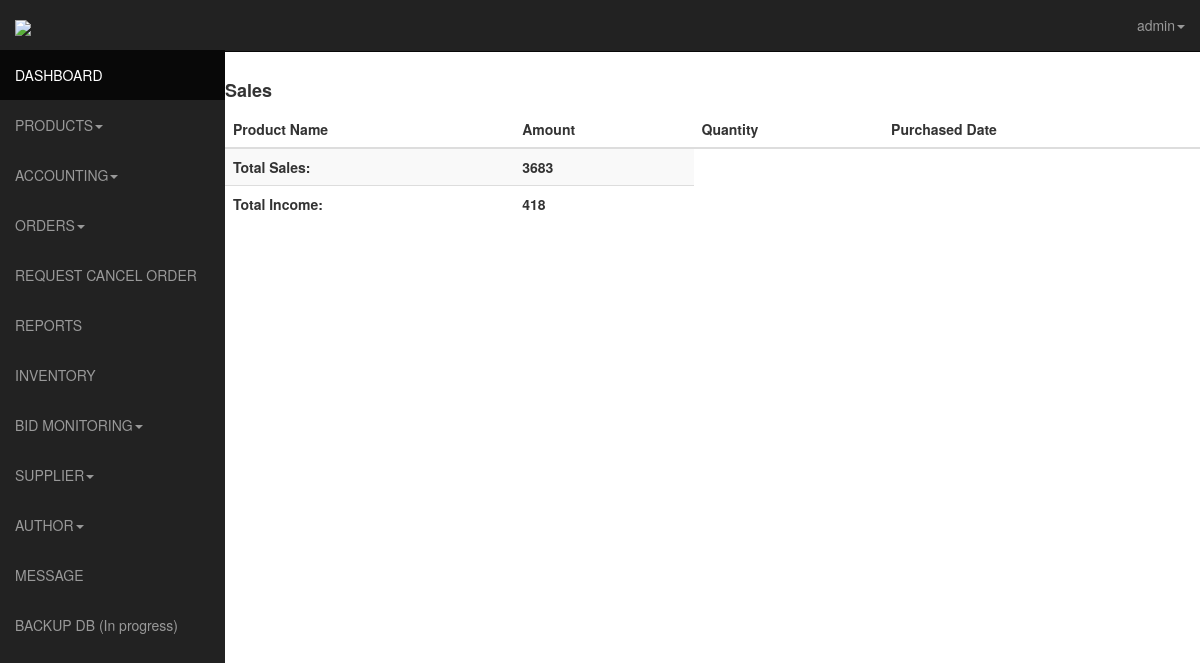
The app's page /admin/sales.php (signed in), older data.
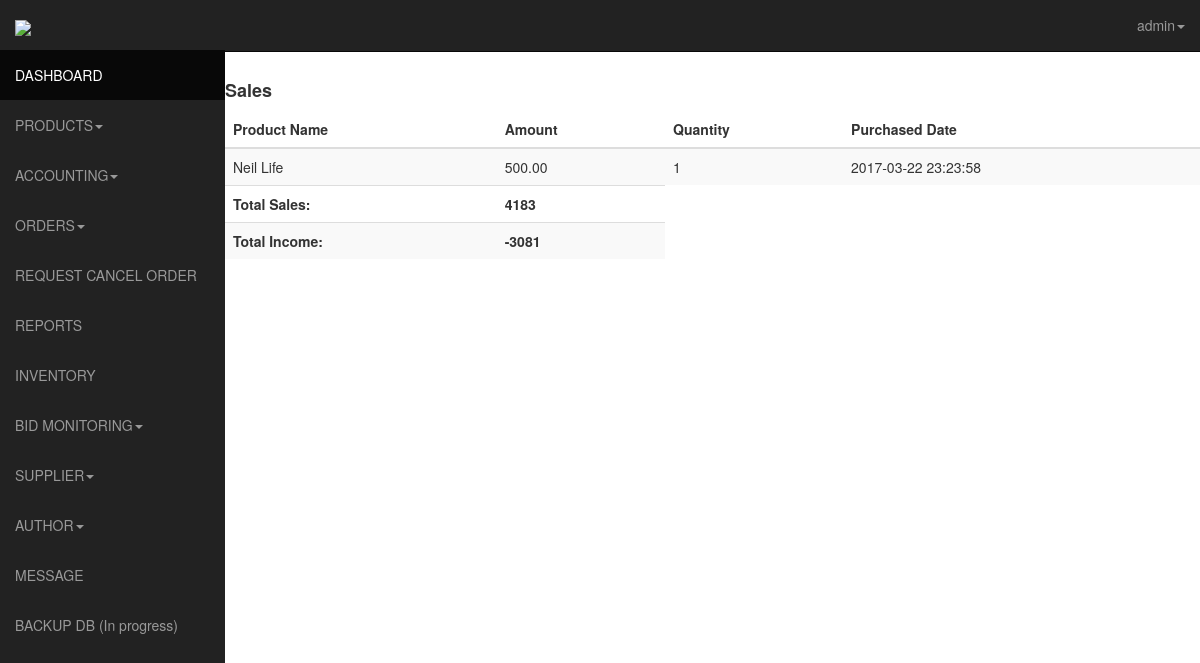
The same page, newer data.
### tables this page shows
CREATE TABLE IF NOT EXISTS `transactions` (
  `id` int(11) NOT NULL AUTO_INCREMENT,
  `user_id` int(11) NOT NULL,
  `product_id_array` varchar(255) NOT NULL,
  `payer_email` varchar(255) NOT NULL,
  `first_name` varchar(255) NOT NULL,
  `last_name` varchar(255) NOT NULL,
  `month` varchar(4) NOT NULL,
  `day` varchar(4) NOT NULL,
  `year` varchar(4) NOT NULL,
  `payment_date` timestamp NOT NULL DEFAULT CURRENT_TIMESTAMP ON UPDATE CURRENT_TIMESTAMP,
  `mc_gross` varchar(255) NOT NULL,
  `payment_currency` varchar(255) NOT NULL,
  `receiver_email` varchar(255) NOT NULL,
  `payment_type` varchar(255) NOT NULL,
  `payment_status` varchar(255) NOT NULL,
  `txn_type` varchar(255) NOT NULL,
  `payer_status` varchar(255) NOT NULL,
  `address_street` varchar(255) NOT NULL,
  `address_city` varchar(255) NOT NULL,
  `address_state` varchar(255) NOT NULL,
  `address_zip` varchar(255) NOT NULL,
  `address_country` varchar(255) NOT NULL,
  `address_status` varchar(255) NOT NULL,
  `notify_version` varchar(255) NOT NULL,
  `verify_sign` varchar(255) NOT NULL,
  `payer_id` varchar(255) NOT NULL,
  `mc_currency` varchar(255) NOT NULL,
  `mc_fee` varchar(255) NOT NULL,
  `txn_id` varchar(255) NOT NULL,
  `qty` int(11) NOT NULL,
  PRIMARY KEY (`id`)
);

CREATE TABLE IF NOT EXISTS `products` (
  `id` int(11) NOT NULL AUTO_INCREMENT,
  `author_id` int(11) NOT NULL,
  `product_name` varchar(255) NOT NULL,
  `price` varchar(16) NOT NULL,
  `details` text NOT NULL,
  `stock` int(11) NOT NULL,
  `category` varchar(16) NOT NULL,
  `sub_category` varchar(50) NOT NULL,
  `status` varchar(50) NOT NULL,
  `timestamp` varchar(10) NOT NULL,
  `date_added` timestamp NOT NULL DEFAULT CURRENT_TIMESTAMP,
  `ext` varchar(4) NOT NULL,
  PRIMARY KEY (`id`)
);

### admin/sales.php (the view, shortened to what this page needs)
<!DOCTYPE html>
<html lang="en">
  <head>
    <link href="css/bootstrap.css" rel="stylesheet">
    <link href="css/sb-admin.css" rel="stylesheet">-->
    <link rel="stylesheet" href="css/morris-0.4.3.min.css">
  </head>
  <body>
    <div id="wrapper">
      <nav class="navbar navbar-inverse  navbar-fixed-top" role="navigation">
      <?php include 'template/sidebar.php';?>
    <?php include 'template/top.php';?>
    </nav>
    <div class="table-responsive">
    <h4><b>Sales</b></h4>
      <table class="table table-striped">
        <thead>
		<th>Product Name</th>
		<th>Amount</th>
		<th>Quantity</th>
		<th>Purchased Date</th>
	</thead>
	<tbody>
		<?php
		$sql = mysql_query("SELECT products.id, products.product_name, transactions.mc_fee, transactions.qty, transactions.payment_date FROM transactions INNER JOIN products ON products.id = transactions.product_id_array");
		$requestCount = mysql_num_rows($sql);
		if ($requestCount > 0) {
		     while ($row = mysql_fetch_array($sql)) {
		     $name = $row['product_name'];
		     $amount = $row['mc_fee'];
		     $quantity = $row['qty'];
		     $date = $row['payment_date'];
		      echo "
		        <tr>
		          <td>$name</td>
		          <td>$amount</td>
		          <td>$quantity </td>
		          <td>$date</td>
		        </tr>
		      ";
		     }
		  }
	 	$sql = mysql_query("SELECT sum(mc_gross) FROM transactions");
		$requestCount = mysql_num_rows($sql);
		if ($requestCount > 0) {
		     while ($row = mysql_fetch_array($sql)) {
		     $totalamount = $row['sum(mc_gross)'];
		      echo "
		        <tr>
		          <td><b>Total Sales:</b></td>
		          <td><b>$totalamount</b></td>
		        </tr>
		      ";
		  }
		}
	 	$sql = mysql_query("SELECT SUM( transactions.mc_gross ) - SUM( expenses.amount ) AS total_income FROM transactions JOIN expenses");
		$requestCount = mysql_num_rows($sql);
		if ($requestCount > 0) {
		     while ($row = mysql_fetch_array($sql)) {
		     $totalincome = $row['total_income'];
		      echo "
		        <tr>
		          <td><b>Total Income:</b></td>
		          <td><b>$totalincome</b></td>
		        </tr>
		      ";
		  }
		}
	  ?>
	</tbody>
      </table>
    </div>
    </div>
    </body>
    </html>

### admin/template/sidebar.php (shortened to what this page needs)
<div class="navbar-header">
  <a class="navbar-brand" href="index.php"><img src="../img/logo.png" /></a>
</div>
<div class="collapse navbar-collapse navbar-ex1-collapse">
  <ul class="nav navbar-nav side-nav">
    <li class="active"><a href="index.php"><i class="fa fa-dashboard"></i> DASHBOARD</a></li>
    <li class="dropdown">
      <a href="#" class="dropdown-toggle" data-toggle="dropdown"><i class="fa fa-caret-square-o-down"></i>PRODUCTS<b class="caret"></b></a>
    </li>
    <li class="dropdown">
      <a href="#" class="dropdown-toggle" data-toggle="dropdown"><i class="fa fa-caret-square-o-down"></i>ACCOUNTING<b class="caret"></b></a>
    </li>
   <li class="dropdown">
      <a href="orders.php" class="dropdown-toggle" data-toggle="dropdown"><i class="fa fa-caret-square-o-down"></i>ORDERS<b class="caret"></b></a>
    </li>
     <li><a href="cancel.php"><i class="fa fa-edit"></i>REQUEST CANCEL ORDER</a></li>
    <li><a href="reports.php"><i class="fa fa-edit"></i> REPORTS</a></li>
    <li><a href="inventory.php"><i class="fa fa-font"></i>INVENTORY</a></li>
    <li class="dropdown">
      <a href="#" class="dropdown-toggle" data-toggle="dropdown"><i class="fa fa-caret-square-o-down"></i>BID MONITORING<b class="caret"></b></a>
    </li>
    <li class="dropdown">
      <a href="#" class="dropdown-toggle" data-toggle="dropdown"><i class="fa fa-caret-square-o-down"></i>SUPPLIER<b class="caret"></b></a>
    </li>
    <li class="dropdown">
      <a href="#" class="dropdown-toggle" data-toggle="dropdown"><i class="fa fa-caret-square-o-down"></i>AUTHOR<b class="caret"></b></a>
    </li>
    <li><a href="messaging.php"><i class="fa fa-font"></i>MESSAGE</a></li>
    <li><a href="backup.php"><i class="fa fa-font"></i>BACKUP DB (In progress)</a></li>
  </ul>

Row changes from the older to the newer data that the page shows:
added transactions: products.product_name "Neil Life", mc_fee "500.00", qty "1", payment_date "2017-03-22 23:23:58"
Text that changed along with them:
new list line: "Total Sales: 4183"
new list line: "Total Income: -3081"
list line gone: "Total Sales: 3683"
list line gone: "Total Income: 418"
